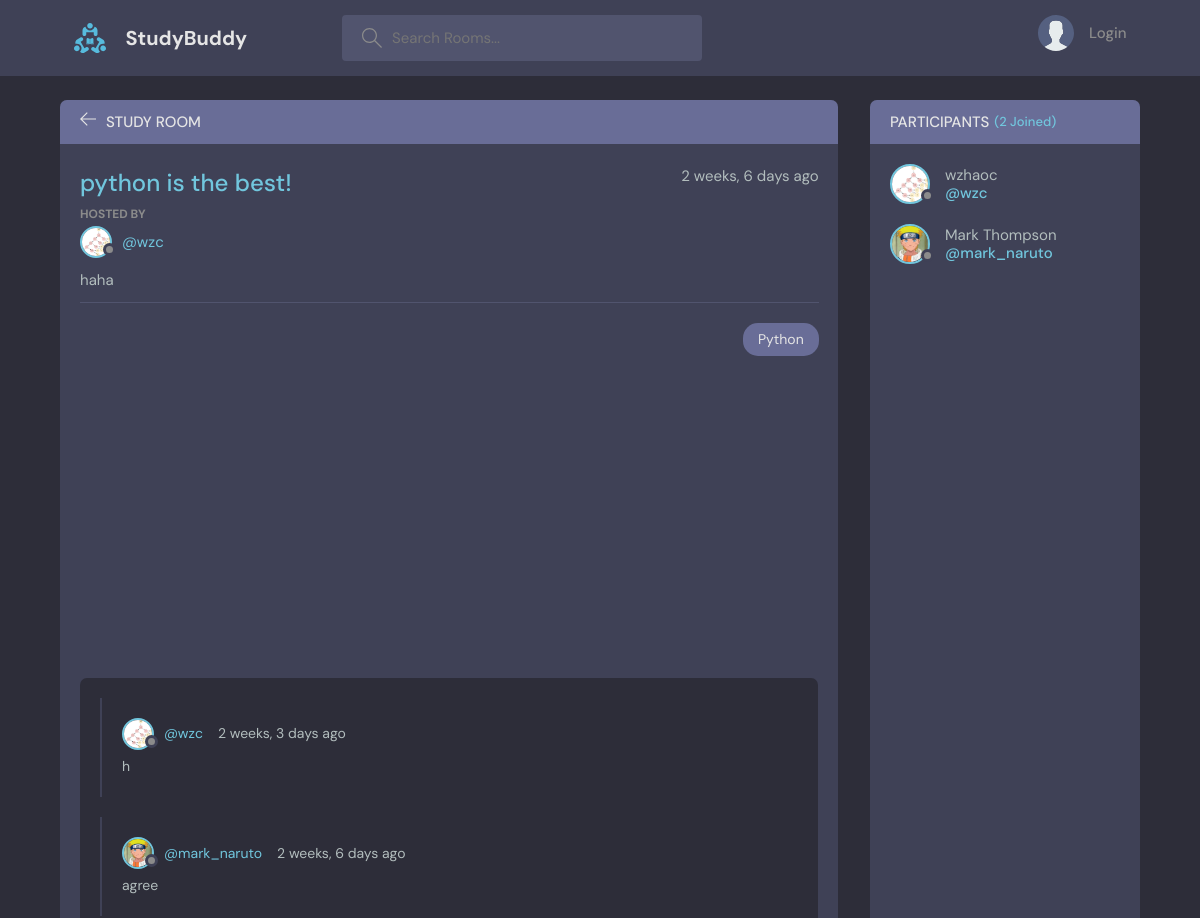
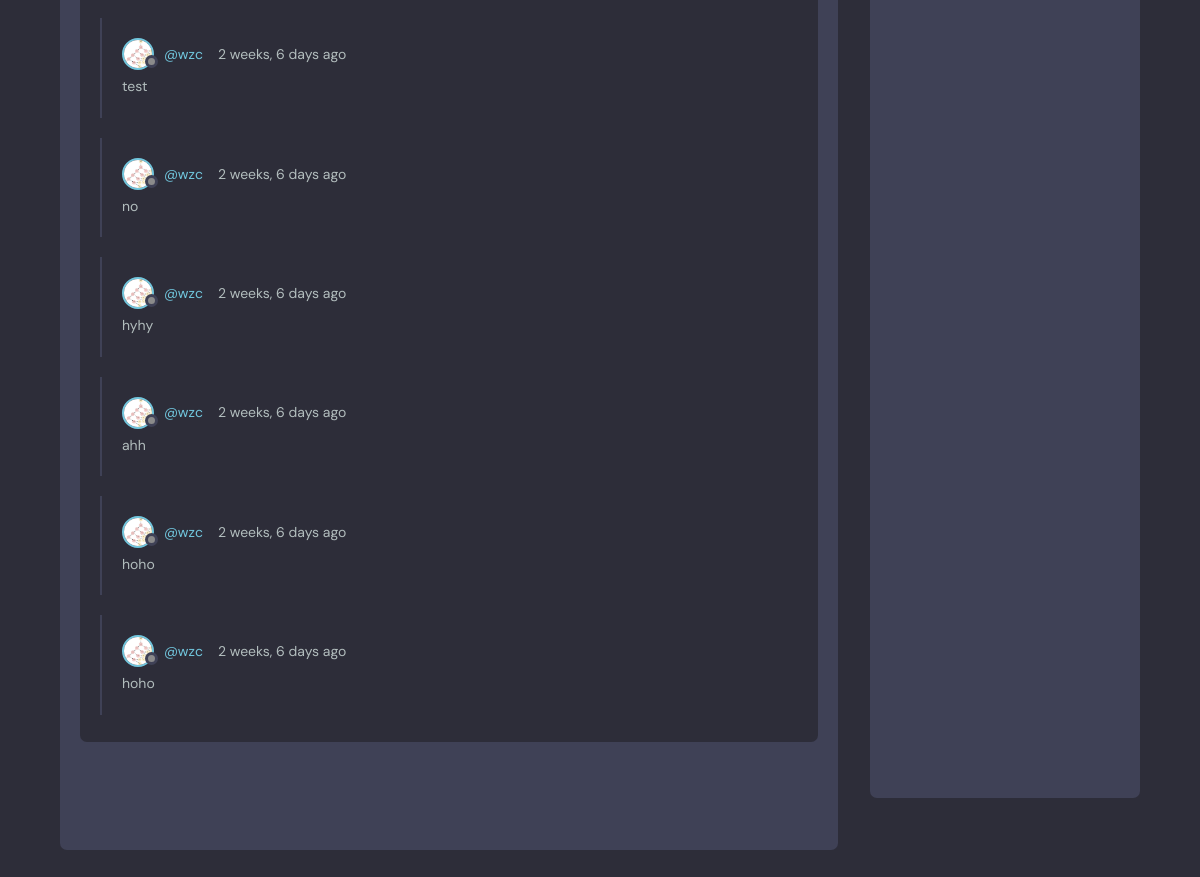
/room/13/, run on the app's committed database (2 pictures, top to bottom).
### base/models.py (models this page shows, shortened)
class Room(models.Model):
    host=models.ForeignKey(User, on_delete=models.SET_NULL, null=True)
    topic =models.ForeignKey(Topic, on_delete=models.SET_NULL, null=True) #Topic can placed in string, set null, so need to allow null=true
    name=models.CharField(max_length=200)
    description=models.TextField(null=True, blank=True) #cant be blank
    participants=models.ManyToManyField(User, related_name='participants', blank=True) # specify related name due to alr having User relation
    likeroom=models.ManyToManyField(User, related_name='likeroom', blank=True)
    updated=models.DateTimeField(auto_now=True) #timestamp when updated
    created=models.DateTimeField(auto_now_add=True) # timestamp when created
    class Meta:
        ordering=['-updated','-created']

class User(AbstractUser):
    name=models.CharField(max_length=200, null=True)
    email=models.EmailField(unique=True, null=True)
    bio=models.TextField(null=True)
    avatar=models.ImageField(null=True, default="avatar.svg")
    USERNAME_FIELD='email'
    REQUIRED_FIELDS=[]

class Topic (models.Model):
    name=models.CharField(max_length=200)
    def __str__(self):
        return self.name

class Message(models.Model):
    user=models.ForeignKey(User, on_delete=models.CASCADE)
    room=models.ForeignKey(Room, on_delete=models.CASCADE)
    body=models.TextField()
    likemessage=models.ManyToManyField(User, related_name='likemessage', blank=True)
    updated=models.DateTimeField(auto_now=True)
    created=models.DateTimeField(auto_now_add=True)
    class Meta:
        ordering=['-updated','-created']

### base/views.py (the view, shortened to what this page needs)
# urls.py: path('room/<str:pk>/', views.room, name="room"),
def room(request, pk):
    room=Room.objects.get(id=pk)
    room_messages= room.message_set.all().order_by('-created')
    participants=room.participants.all()
    context={
        'room':room,
        'room_messages':room_messages,
        'participants': participants
             }
    return render(request, 'base/room.html', context)

### base/templates/base/room.html (shortened to what this page needs)
{% extends 'main.html' %}
{% block content %}
    <main class="profile-page layout layout--2">
      <div class="container">
        <div class="room">
          <div class="room__top">
            <div class="room__topLeft">
              <a href="{% url 'home' %}">
                <svg version="1.1" xmlns="http://www.w3.org/2000/svg" width="32" height="32" viewBox="0 0 32 32">
                  <title>arrow-left</title>
                  <path
                    d="M13.723 2.286l-13.723 13.714 13.719 13.714 1.616-1.611-10.96-10.96h27.625v-2.286h-27.625l10.965-10.965-1.616-1.607z"
                  ></path>
                </svg>
              </a>
              <h3>Study Room</h3>
            </div>
          </div>
          <div class="room__box scroll">
            <div class="room__header scroll">
              <div class="room__info">
                <h3>{{room.name}}</h3>
                <span>{{room.created|timesince}} ago</span>
              </div>
              <div class="room__hosted">
                <p>Hosted By</p>
                <a href="{% url 'user-profile' room.host.id %}" class="room__author">
                  <div class="avatar avatar--small">
                    <img src="{{room.host.avatar.url}}" />
                  </div>
                  <span>@{{room.host.username}}</span>
                </a>
              </div>
              <div class="roomListRoom__content">
                <p class="room__details">
                  {{room.description}}
                </p>
              </div>
              <div class="roomListRoom__meta">
                <span class="room__topics">{{room.topic}}</span>
              </div>
            </div>
            <div class="room__conversation">
              <div class="threads scroll">
                {% for message in room_messages %}
                <div class="thread">
                  <div class="thread__top">
                    <div class="thread__author">
                      <a href="{% url 'user-profile' message.user.id %}" class="thread__authorInfo">
                        <div class="avatar avatar--small">
                          <img src="{{message.user.avatar.url}}" />
                        </div>
                        <span>@{{message.user.username}}</span>
                      </a>
                      <span class="thread__date">{{message.created|timesince}} ago</span>
                    </div>
                  </div>
                  <div class="thread__details">
                    {{message.body}}
                  </div>
                </div>
                {% endfor %}
              </div>
            </div>
          </div>
        </div>
        <div class="participants">
          <h3 class="participants__top">Participants <span>({{participants.count}} Joined)</span></h3>
          <div class="participants__list scroll">
            {% for user in participants %}
            <a href="{% url 'user-profile' user.id %}" class="participant">
              <div class="avatar avatar--medium">
                <img src="{{user.avatar.url}}" />
              </div>
              <p>
                {{user.name}}
                <span>@{{user.username}}</span>
              </p>
            </a>
            {% endfor %}
          </div>
        </div>
      </div>
    </main>
    {% endblock content %}

### data on the page
Room: name "python is the best!", created "2 weeks, 6 days", host.avatar (picture), host.username "wzc", description "haha", topic "Python"
Message: user.avatar (picture), user.username "wzc", created "2 weeks, 3 days", body "h"
Message: user.avatar (picture), user.username "mark_naruto", created "2 weeks, 6 days", body "agree"
Message: user.avatar (picture), user.username "wzc", created "2 weeks, 6 days", body "test"
Message: user.avatar (picture), user.username "wzc", created "2 weeks, 6 days", body "no"
Message: user.avatar (picture), user.username "wzc", created "2 weeks, 6 days", body "hyhy"
Message: user.avatar (picture), user.username "wzc", created "2 weeks, 6 days", body "ahh"
Message: user.avatar (picture), user.username "wzc", created "2 weeks, 6 days", body "hoho"
Message: user.avatar (picture), user.username "wzc", created "2 weeks, 6 days", body "hoho"
User: avatar (picture), name "wzhaoc", username "wzc"
User: avatar (picture), name "Mark Thompson", username "mark_naruto"

### other printed values
{{ participants.count }} "2"
